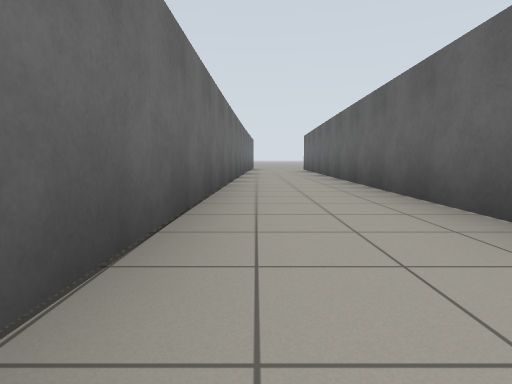
View 1 (above)

13 first-person views from a walk through a world built for the Gazebo simulator. The camera is 0.72 m above the floor, tilts 6° down and sees 80° across. Floor lines are 1 m apart. The floor is counted in squares, 2 m on a side. Each view is taken from the middle of a square. On the plan, view 1 faces up. The plan holds only what a view shows up to about 9 squares ahead; the rest is blank.

View 2
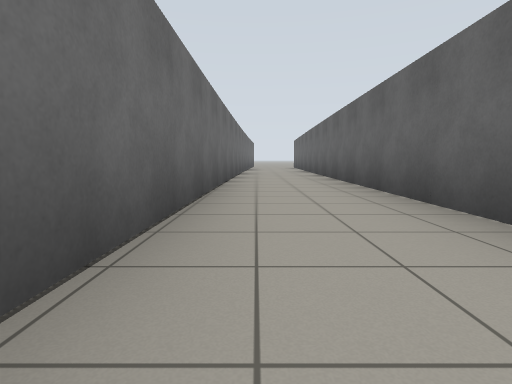

View 3
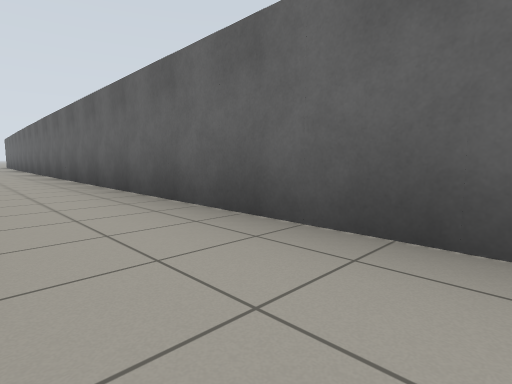

View 4
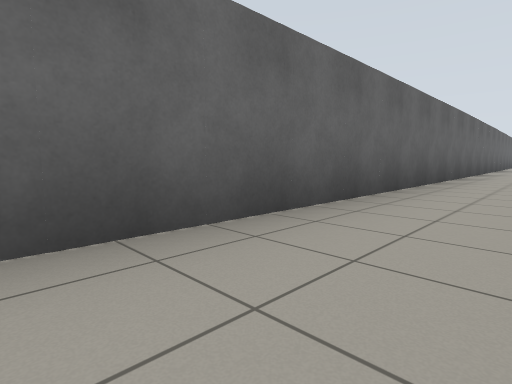

View 5
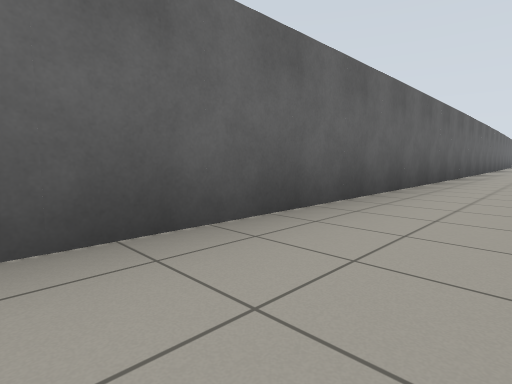

View 6
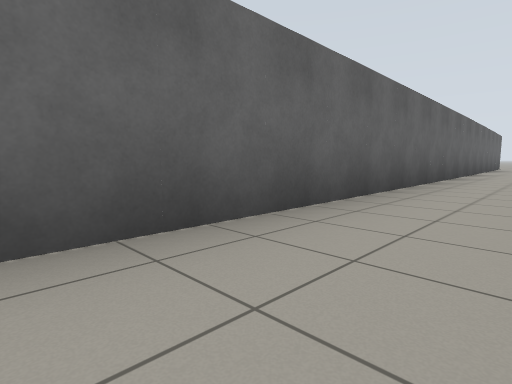

View 7
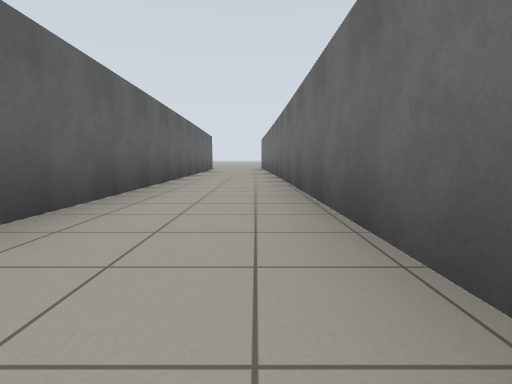

View 8
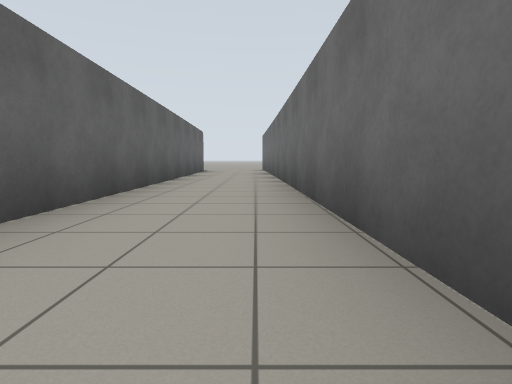

View 9
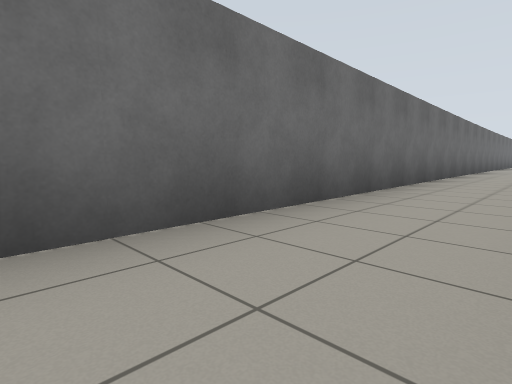

View 10
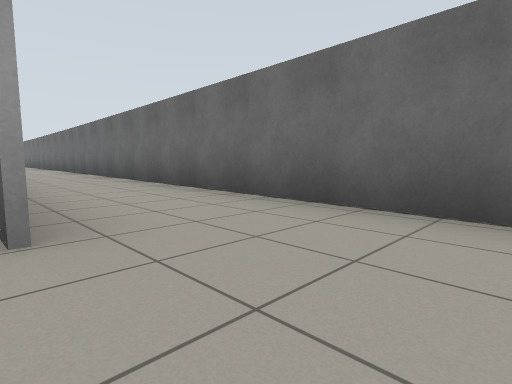

View 11
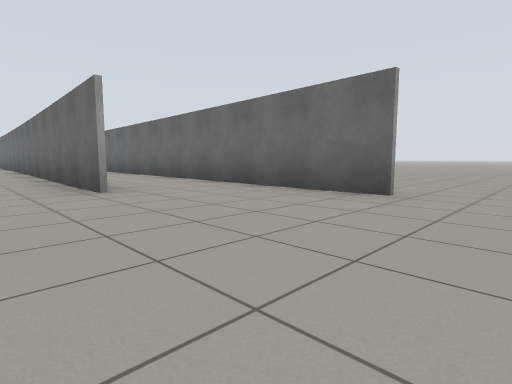

View 12
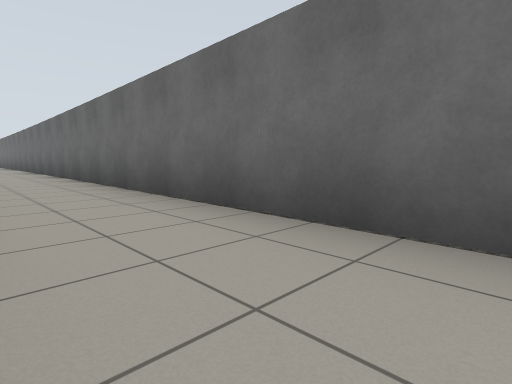

View 13
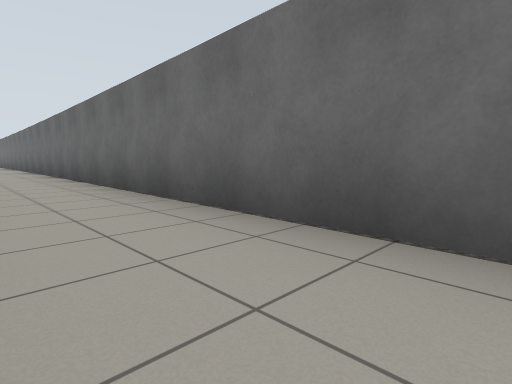

### Floor plan
Points are (right, up) in squares from view 1. A wall is a line through its corners. A room is listed if a view was taken in it or the views show most of it. See-through windows are left out.
Room 1 (views 1, 2, 3, 4, 5, 6, 7, 8)
walls: (-0.7, -10.7) (-0.5, -21.5); (-0.8, -3.5) (-0.7, -7.2); (1.3, -20.8) (1.4, 4); (1.5, -21.5) (1.5, -20.6); (-0.5, 3.4) (-0.6, -3.5)
ways out: opening at (1, -21) to room 2; opening at (0, 3) to room 4
Room 2 (view 9)
walls: (1.6, -25.1) (1.5, -21.5); (-0.5, -21.5) (-0.4, -24.7)
ways out: opening at (1, -21) to room 1
Room 3 (views 10, 11)
walls: (-0.1, 13.8) (-0.2, 12.9); (-0.3, 13.1) (-0.3, 11.6)
ways out: opening at (1, 11) to room 4; opening at (0, 14.5); opening at (3, 12)
Room 4 (views 12, 13)
walls: (1.5, 3.9) (1.7, 9); (-0.3, 11.6) (-0.5, 3.4)
ways out: opening at (0, 3) to room 1; opening at (1, 11) to room 3

Where each view was taken, in squares from view 1:
view 1: 0 up, 0 right, facing up
view 2: 3 down, 0 right, facing up
view 3: 6 down, 0 right, facing up-right
view 4: 4 down, 0 right, facing down-right
view 5: 7 down, 0 right, facing down-right
view 6: 11 down, 0 right, facing down-right
view 7: 14 down, 0 right, facing down
view 8: 16 down, 0 right, facing down
view 9: 22 down, 1 right, facing up-left
view 10: 13 up, 2 right, facing down-left
view 11: 15 up, 3 right, facing down-left
view 12: 4 up, 1 right, facing down-left
view 13: 7 up, 1 right, facing down-left
